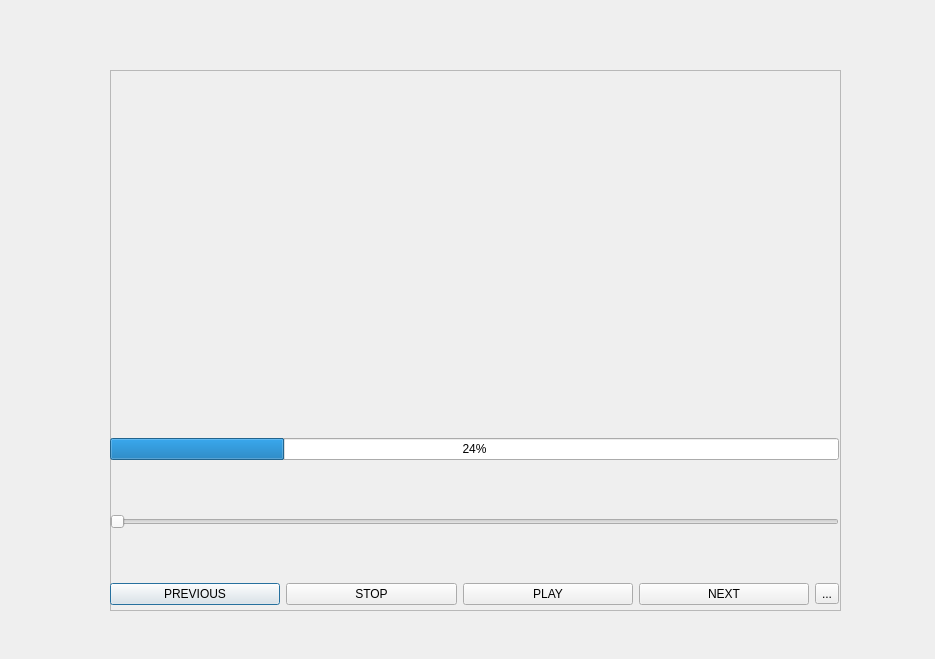
<?xml version="1.0" encoding="UTF-8"?>
<ui version="4.0">
 <class>mp3</class>
 <widget class="QDialog" name="mp3">
  <property name="geometry">
   <rect>
    <x>0</x>
    <y>0</y>
    <width>935</width>
    <height>659</height>
   </rect>
  </property>
  <property name="windowTitle">
   <string>Dialog</string>
  </property>
  <widget class="QWidget" name="">
   <property name="geometry">
    <rect>
     <x>110</x>
     <y>70</y>
     <width>731</width>
     <height>541</height>
    </rect>
   </property>
   <layout class="QVBoxLayout" name="verticalLayout_2">
    <item>
     <layout class="QHBoxLayout" name="horizontalLayout_3">
      <item>
       <widget class="QFrame" name="frame">
        <property name="frameShape">
         <enum>QFrame::StyledPanel</enum>
        </property>
        <property name="frameShadow">
         <enum>QFrame::Raised</enum>
        </property>
        <widget class="QWidget" name="">
         <property name="geometry">
          <rect>
           <x>0</x>
           <y>320</y>
           <width>729</width>
           <height>266</height>
          </rect>
         </property>
         <layout class="QVBoxLayout" name="verticalLayout">
          <item>
           <widget class="QProgressBar" name="progressBar">
            <property name="value">
             <number>24</number>
            </property>
           </widget>
          </item>
          <item>
           <widget class="QSlider" name="horizontalSlider">
            <property name="orientation">
             <enum>Qt::Horizontal</enum>
            </property>
           </widget>
          </item>
          <item>
           <layout class="QHBoxLayout" name="horizontalLayout_2">
            <item>
             <layout class="QHBoxLayout" name="horizontalLayout">
              <item>
               <widget class="QPushButton" name="pushButton_2">
                <property name="text">
                 <string>PREVIOUS</string>
                </property>
               </widget>
              </item>
              <item>
               <widget class="QPushButton" name="pushButton">
                <property name="text">
                 <string>STOP</string>
                </property>
               </widget>
              </item>
              <item>
               <widget class="QPushButton" name="pushButton_3">
                <property name="text">
                 <string>PLAY</string>
                </property>
               </widget>
              </item>
              <item>
               <widget class="QPushButton" name="pushButton_4">
                <property name="text">
                 <string>NEXT</string>
                </property>
               </widget>
              </item>
             </layout>
            </item>
            <item>
             <widget class="QToolButton" name="toolButton">
              <property name="text">
               <string>...</string>
              </property>
             </widget>
            </item>
           </layout>
          </item>
         </layout>
        </widget>
       </widget>
      </item>
     </layout>
    </item>
   </layout>
  </widget>
 </widget>
 <resources/>
 <connections/>
</ui>
